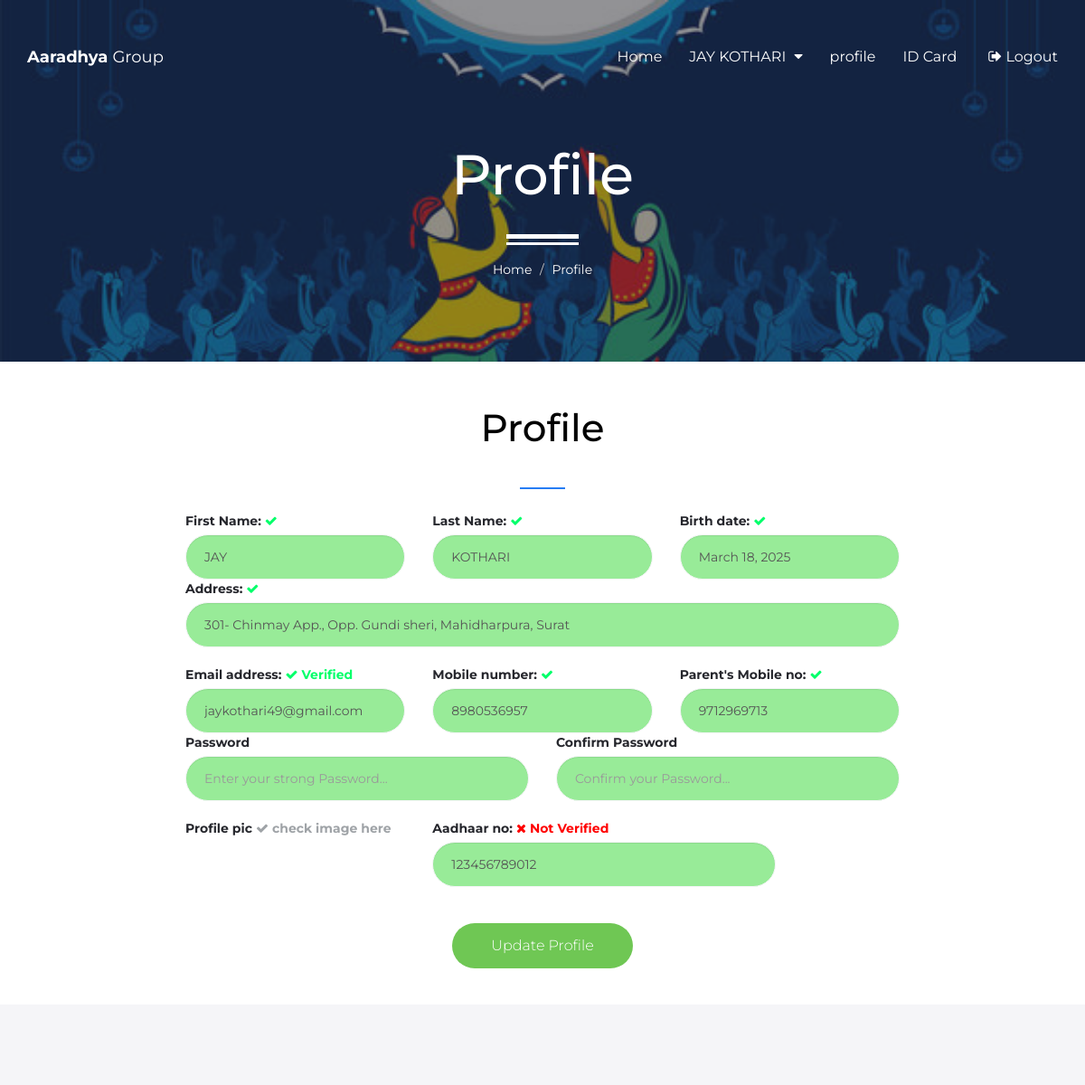
The page /profile/ (signed in, upper part) on the database as committed earlier.
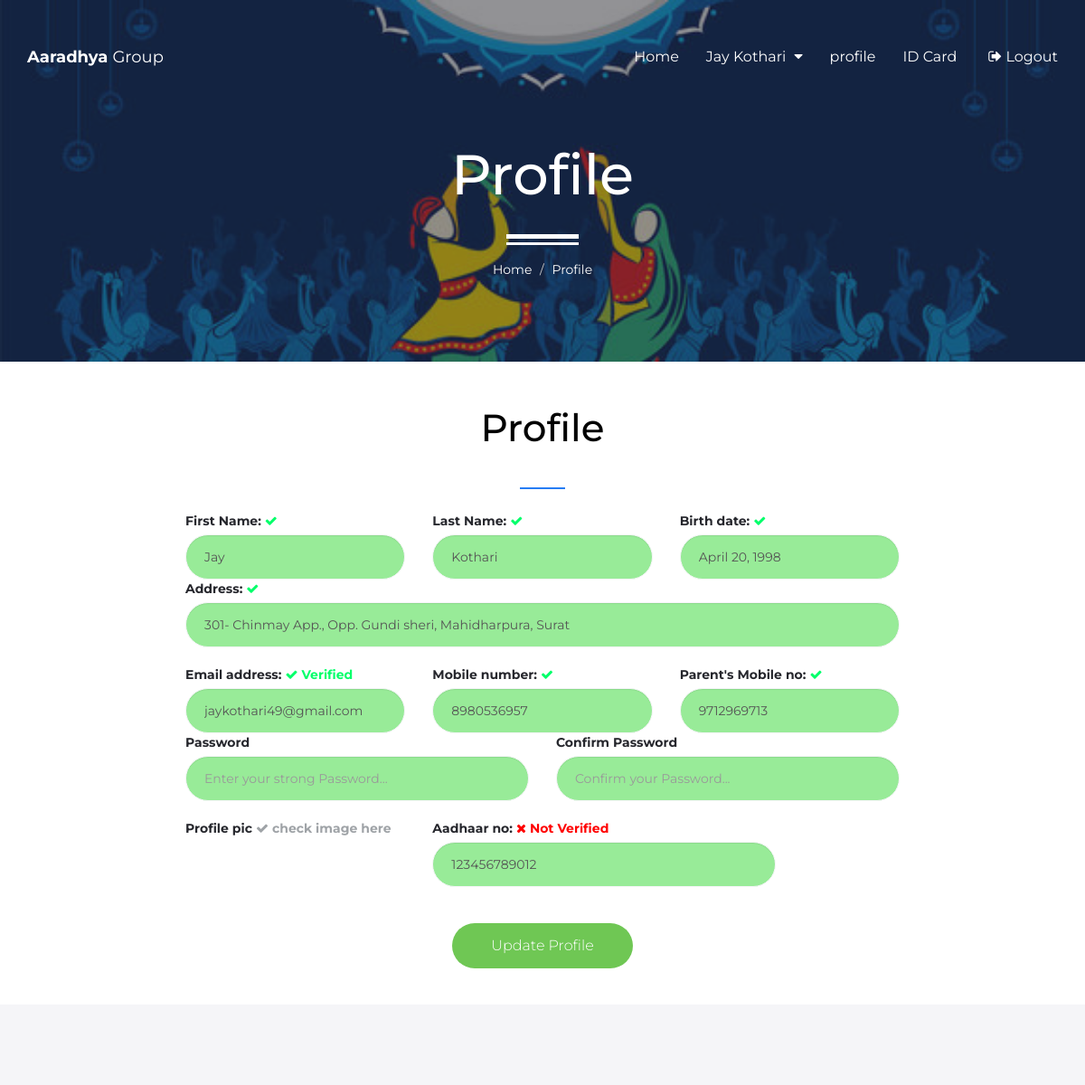
The same page on the database as committed later.
### student/models.py (models this page shows, shortened)
class Student(models.Model):
    doc_choice = (
        ('Owner','Owner'),
        ('Sir','Sir'),
        ('Student','Student'),
    )
    first_name = models.CharField(max_length=30)
    last_name = models.CharField(max_length=30)
    birth_date = models.DateField(blank=True, null=True)
    email = models.EmailField(unique=True)
    mobile = models.CharField(max_length=10)
    parent_mobile = models.CharField(max_length=10)
    role = models.CharField(max_length=10, choices=doc_choice, default='Student')
    address = models.TextField()
    password = models.CharField(max_length=30)
    password_reset = models.BooleanField(default=False)
    verified = models.BooleanField(default=False)
    aadhar = models.CharField(max_length=12)
    aadhar_image = models.FileField(upload_to='aadhar/', blank=True, null=True)
    aadhar_verified = models.BooleanField(default=False)
    profile_qr = models.FileField(upload_to='profile_qr/',default='default/qr.png')
    profile_image = models.FileField(upload_to='profile/', default='default/profile.jpg')
    profile_image_verified = models.BooleanField(default=False)
    fees_amount = models.IntegerField(default=0)
    fees_paid = models.IntegerField(default=0)
    fees_status = models.BooleanField(default=False)
    batch_name = models.CharField(max_length=30, blank=True, null=True, default='General')
    batch_start_date = models.DateField(blank=True, null=True)
    batch_end_date = models.DateField(blank=True, null=True)
    created_at = models.DateTimeField(auto_now_add=True)

### student/views.py (the view, shortened to what this page needs)
# urls.py: path('profile/', views.profile, name='profile'),
def profile(request):
    try:
        student = Student.objects.get(email=request.session['email'])
        return render(request, 'student/profile.html', {'student':student})
    except:
        return render(request, 'student/login.html', {'msg':'Please login first!!'})

### student/templates/student/profile.html (shortened to what this page needs)
{% extends 'student/student-header.html' %}
{% load static %}
{% block content %}
<div id="hero" class="hero overlay subpage-hero contact-hero">
    <div class="hero-content">
        <div class="hero-text">
            <h1>Profile </h1>
            <ol class="breadcrumb">
              <li class="breadcrumb-item"><a href="{% url 'index' %}">Home</a></li>
              <li class="breadcrumb-item active">Profile</li>
            </ol>
        </div>
    </div>
</div>
<div class="row mt-50">
    <div class="col-md-8 col-md-offset-2">
        <h2 class="text-center heading-separator" style="color: black;">Profile</h2>
        <form action="{% url 'profile' %}" method="POST" class="form" enctype="multipart/form-data">
            <div class="row">
                <div class="col-sm-4">
                    <div class="form-group">
                      <label for="name">First Name: <span style="color: rgb(0, 255, 106);"> <i class="fa fa-check"></i> </span> </label>
                      <input type="text" readonly value="{{student.first_name}}" name="fname" required style="background-color: rgb(152, 235, 152);" placeholder="Enter Your First Name..." class="form-control" id="fname">
                    </div>
                </div>
                <div class="col-sm-4">
                    <div class="form-group">
                      <label for="email">Last Name:<span style="color: rgb(0, 255, 106);"> <i class="fa fa-check"></i> </span></label>
                      <input type="text" readonly value="{{student.last_name}}" name="lname" required placeholder="Enter Your Last Name..." style="background-color: rgb(152, 235, 152);" class="form-control" id="">
                    </div>
                </div>
                <div class="col-sm-4">
                    <div class="form-group">
                      <label for="name">Birth date:<span style="color: rgb(0, 255, 106);"> <i class="fa fa-check"></i> </span></label>
                      <input type="text" readonly value="{{student.birth_date}}" name="bday" required placeholder="Enter Your Birthday..." style="background-color: rgb(152, 235, 152);" class="form-control" id="bday">
                    </div>
                </div>
                <div class="col-sm-12">
                    <div class="form-group">
                      <label for="address">Address: <span style="color: rgb(0, 255, 106);"> <i class="fa fa-check"></i> </span></label>
                      <input type="text" name="address" readonly value="{{student.address}}" placeholder="Enter your address..." required class="form-control" style="background-color: rgb(152, 235, 152);" id="email">
                    </div>
                </div>
            </div><br>
            <div class="row">
                <div class="col-sm-4">
                    <div class="form-group">
                      <label for="name">Email address: <span style="color: rgb(0, 255, 106);"> <i class="fa fa-check"></i> Verified </span></label>
                      <input type="email" name="email" readonly value="{{student.email}}" required style="background-color: rgb(152, 235, 152);" placeholder="Enter Your Email..." class="form-control" id="email">
                    </div>
                </div>
                <div class="col-sm-4">
                    <div class="form-group">
                      <label for="name">Mobile number: <span style="color: rgb(0, 255, 106);"> <i class="fa fa-check"></i> </span></label>
                      <input type="tel" name="mobile" readonly value="{{student.mobile}}" maxlength="10" minlength="10" required style="background-color: rgb(152, 235, 152);" placeholder="Enter Your Mobile numner..." class="form-control" id="mobile">
                    </div>
                </div>
                <div class="col-sm-4">
                    <div class="form-group">
                      <label for="name">Parent's Mobile no: <span style="color: rgb(0, 255, 106);"> <i class="fa fa-check"></i> </span></label>
                      <input type="tel" name="pmobile" readonly maxlength="10" value="{{student.parent_mobile}}" minlength="10" required placeholder="Enter Your Parent's number..." style="background-color: rgb(152, 235, 152);" class="form-control" id="mobile">
                    </div>
                </div>
                <div class="col-sm-6">
                    <div class="form-group">
                      <label for="password">Password</label>
                      <input type="password" name="password" minlength="8" placeholder="Enter your strong Password..." class="form-control" style="background-color: rgb(152, 235, 152);" id="password">
                    </div>
                </div>
                <div class="col-sm-6">
                    <div class="form-group">
                      <label for="password">Confirm Password</label>
                      <input type="password" name="cpassword" minlength="8" placeholder="Confirm your Password..." class="form-control" style="background-color: rgb(152, 235, 152);" id="password">
                    </div>
                </div>
            </div><br>
            <div class="row">
              <div class="col-sm-4">
                  <div class="form-group">
                    <label for="name">Profile pic
                        {% if student.profile_image %}
                         <span style="color: rgb(0, 255, 106);">
                            <a href="{{student.profile_image.url}}" target="_blank">
                                <i class="fa fa-check"></i> check image here </span>
                        {% endif %}
                    </label>
                  </div>
              </div>
              <div class="col-sm-6 center">
                  <div class="form-group">
                    <label for="name">Aadhaar no:
                        {% if student.aadhar_verified %}
                         <span style="color: rgb(0, 255, 106);"> <i class="fa fa-check"></i> Verified </span>
                        {% else %}
                        <span style="color: red;"> <i class="fa fa-times"></i> Not Verified </span>
                        {% endif %}
                    </label>
                    <input type="tel" name="aadhar" readonly value="{{student.aadhar}}" minlength="12" required style="background-color: rgb(152, 235, 152);" placeholder="Enter Your Aadhaar numner..." class="form-control" id="mobile">
                  </div>
              </div>
          </div><br>
            <div class="text-center mt-20">
                <button class="btn btn-green" type="submit">Update Profile</button>
            </div>
        </form>
    </div>
</div>
<div class="container">
</div>
<div class="container">
</div>
{% endblock %}

### student/templates/student/student-header.html (shortened to what this page needs)
{% load static %}
<!DOCTYPE html>
<html lang="en">
<head>
    <link rel="stylesheet" href="http://cdnjs.cloudflare.com/ajax/libs/font-awesome/4.4.0/css/font-awesome.min.css">
    <link href="{% static 'student/assets/css/bootstrap.min.css' %}" rel="stylesheet">
    <link href="{% static 'student/assets/css/style.css' %}" rel="stylesheet">
    <link href="{% static 'student/assets/css/responsive.css' %}" rel="stylesheet">
</head>
<body>
    <header id="masthead" class="site-header">
        <nav id="primary-navigation" class="site-navigation">
            <div class="container">
                <div class="navbar-header">
                    <a class="site-title"><span>Aaradhya  </span>Group</a>
                </div>
                <div class="collapse navbar-collapse" id="agency-navbar-collapse">
                    <ul class="nav navbar-nav navbar-right">
                        <li><a href="{% url 'index' %}">Home</a></li>
                        {% if request.session.email %}
                        <li class="dropdown"><a href="#" class="dropdown-toggle" data-toggle="dropdown">{% if student %} {{student.first_name}} {{student.last_name}} {% else %} {{request.session.email}} {% endif%} <i class="fa fa-caret-down hidden-xs" aria-hidden="true"></i></a>
                        </li>
                        <li><a href="{% url 'profile' %}">profile</a></li>
                        <li><a href="{% url 'icard' %}">ID Card</a></li>
                        <li><a href="{% url 'logout' %}"> <i class="fa fa-sign-out"></i> Logout</a></li>
                        {% else %}
                        <li><a href="{% url 'register' %}">Registration</a></li>
                        <li><a href="{% url 'login' %}">Login</a></li>
                        {% endif %}
                    </ul>
                </div>
            </div>
        </nav>
    </header>
    {% block content %}
    {% endblock %}
    <footer id="colophon" class="site-footer">
    </footer>
</body>
</html>

### student/static/student/assets/css/style.css (style rules this page uses)
a { transition: all 0.25s ease-in-out; -moz-transition: all 0.25s ease-in-out; -webkit-transition: all 0.25s ease-in-out; -o-transition: all 0.25s ease-in-out; -ms-transition: all 0.25s ease-in-out; cursor: pointer; color: #9fa3a7; }
h1 { font-size: 62px; }
h2 { font-size: 42px; }
h1,h2,h3,h4,h5 { color: #ffffff; }
.btn { line-height: 50px; min-width: 200px; font-size: 16px; font-weight: 300; border: 0; border-radius: 50px; color: #26272d; background-color: #fff; padding: 0; transition: color 0.25s ease-in-out, background-color 0.25s ease-in-out; -moz-transition: color 0.25s ease-in-out, background-color 0.25s ease-in-out; -webkit-transition: color 0.25s ease-in-out, background-color 0.25s ease-in-out; -o-transition: color 0.25s ease-in-out, background-color 0.25s ease-in-out; -ms-transition: color 0.25s ease-in-out, background-color 0.25s ease-in-out; }
.btn-green { background-color: #6fc754; color: #fff; }
.form-group { position: relative; margin: 0 auto; width: 100%; }
.form-control { border-radius: 25px; height: 50px; padding: 15px 20px; border-color: #f5f5f8; }
html, body { width: 100%; height: 100%; margin: 0; padding: 0; font-family: 'Montserrat', sans-serif; color: #26272d; }
.mt-20 { margin-top: 20px; }
.mt-50 { margin-top: 50px; }
.site-header { position: absolute; padding: 50px 0 0; background-color: transparent; width: 100%; z-index: 3; }
.site-title { font-size: 18px; line-height: 26px; color: #ffffff; }
.site-title span { font-weight: 700; }
.navbar-collapse { text-align: center; }
.navbar-nav { float: none; display: inline-block; }
.navbar-nav > li > a, .slicknav_nav > li > a { padding: 0; font-size: 16px; position: relative; color: #fdfdfd; line-height: 26px; }
.navbar-nav > li > a i { margin-left: 5px; }
.navbar-nav > li + li { margin-left: 30px; }
.hero { background: url(../img/home.jpg) no-repeat center / cover; height: 100%; width: 100%; display: table; position: relative; }
.overlay:before { content: ''; background-color: rgba(0,0,0,0.5); height: 100%; width: 100%; position: absolute; top: 0; left: 0; z-index: 0; }
.hero-content { display: table-cell; vertical-align: middle; padding-top: 75px; }
.hero-text { max-width: 890px; width: 100%; margin: 0 auto; padding: 0 15px; text-align: center; }
.hero-text h1 { position: relative; margin: 0; }
.hero .breadcrumb { padding-top: 60px; margin-bottom: 0; }
.hero .breadcrumb:before { content: ''; display: block; position: absolute; left: 50%; bottom: 45px; height: 12px; width: 80px; border-top: 5px solid #fff; border-bottom: 3px solid #fff; transform: translateX(-50%); -moz-transform: translateX(-50%); -webkit-transform: translateX(-50%); -o-transform: translateX(-50%); -ms-transform: translateX(-50%); }
.subpage-hero { height: 400px; }
.subpage-hero.overlay:before { background-color: rgba(38,39,45,0.5); }
.subpage-hero .hero-content, .subpage-hero .hero-content h1, .subpage-hero a { color: #fff; }
.contact-hero { background: url(../img/contact-hero.jpg) no-repeat center / cover; }
.heading-separator { position: relative; margin: 0; padding-bottom: 70px; }
.heading-separator:after { content: ""; position: absolute; bottom: 25px; left: 0; right: 0; height: 2px; width: 50px; margin: 0 auto; background-color: #267df4; }
.site-footer { background-color: #f5f5f8; padding-top: 95px; }
.breadcrumb { background-color: transparent; position: relative; }
.breadcrumb .active { color: #fff; }

Rows that differ between the two databases and show on the page:
removed Student: first_name "JAY", last_name "KOTHARI", fname "JAY", lname "KOTHARI", bday "March 18, 2025", address "301- Chinmay App., Opp. Gundi sheri, Mahidharpura, Surat", email "jaykothari49@gmail.com", mobile "8980536957", pmobile "9712969713", aadhar "123456789012"
added Student: first_name "Jay", last_name "Kothari", fname "Jay", lname "Kothari", bday "April 20, 1998", address "301- Chinmay App., Opp. Gundi sheri, Mahidharpura, Surat", email "jaykothari49@gmail.com", mobile "8980536957", pmobile "9712969713", aadhar "123456789012"
